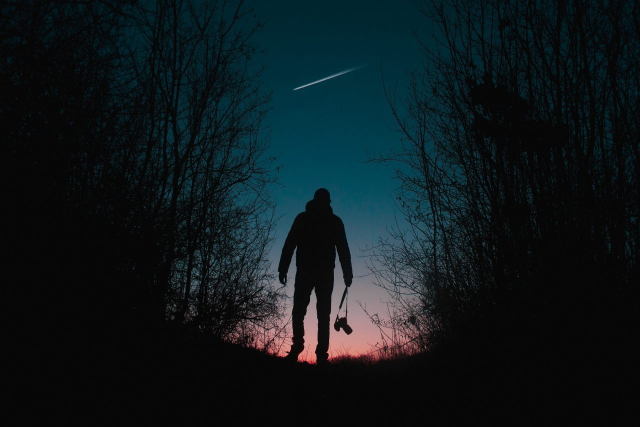
#> input picture Open_CV_Task3/thresholdImg.jpg, 1280 x 853 px (shown at 1/2 size)
$ python thresholding.py
#> lines starting #> are read from the running program, lines starting #| are printed output that depends on the picture; after the words box and inside, x2 and y2 are one past the last pixel; in counts of white or black regions, pixels touching at a corner belong together
import cv2
import numpy as np

img = cv2.imread('thresholdImg.jpg')
#> img is the input picture: shape (853, 1280, 3); mean B, G, R 28, 24.5, 14.1
retval, threshold = cv2.threshold(img, 12, 255, cv2.THRESH_BINARY)
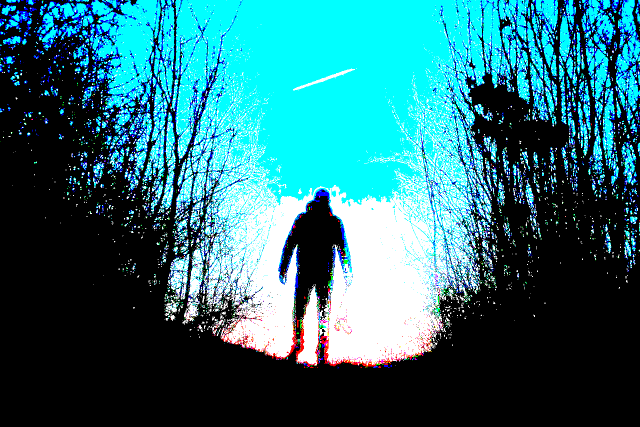
#> threshold: shape (853, 1280, 3) (shown at 1/2 size); mean B, G, R 117.9, 109.5, 41.6

grayscaled = cv2.cvtColor(img,cv2.COLOR_BGR2GRAY)
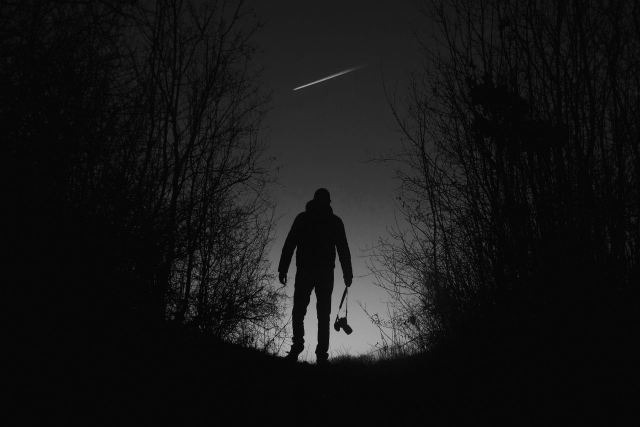
#> grayscaled: shape (853, 1280) (shown at 1/2 size); min 0, max 188, mean 21.8

adaptive = cv2.adaptiveThreshold(grayscaled,255,cv2.ADAPTIVE_THRESH_GAUSSIAN_C,cv2.THRESH_BINARY,205,1)
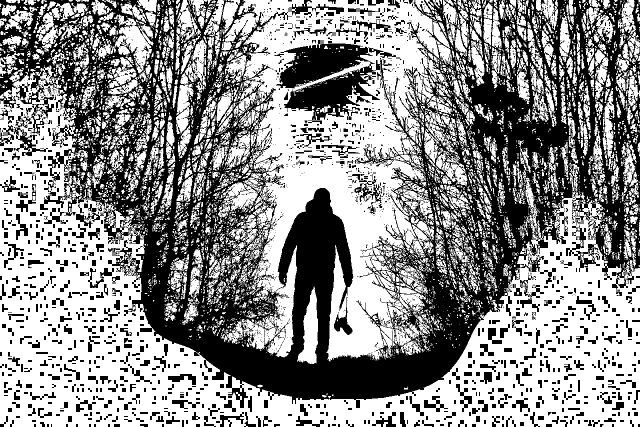
#> adaptive: shape (853, 1280) (shown at 1/2 size); 56.1% white; 3525 black regions (2742 under 20 px), largest, box (x1, y1, x2, y2) and area: (0, 0, 1280, 816) 383067, (552, 80, 792, 240) 19068, (0, 224, 96, 312) 1793


cv2.imshow('original',img)
cv2.imshow('threshold',threshold)
cv2.imshow('adaptive',adaptive)
cv2.waitKey(0)
cv2.destroyAllWindows()
